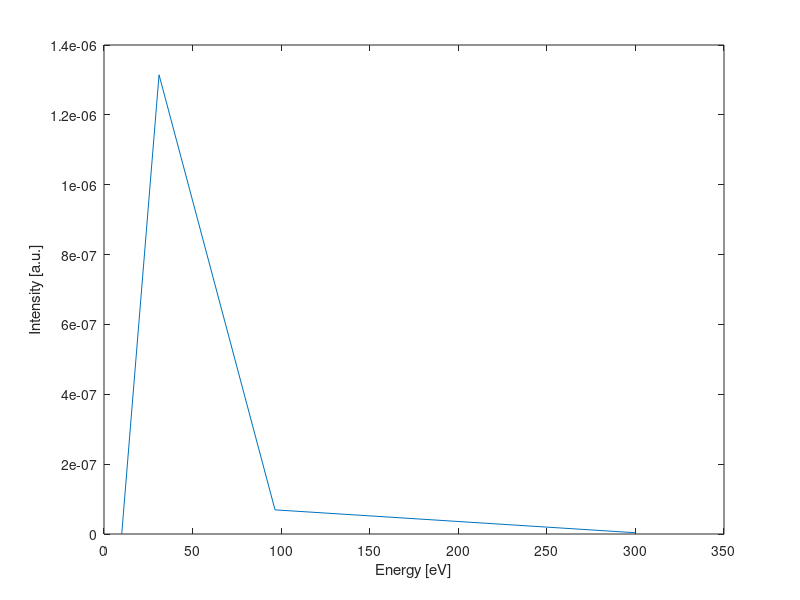

Source code (MATLAB): (Note: this script raises an error after producing the figure.)

ReconMethod = 2;

transmission_n = 4;
% Parameters
x_min = 10;
x_max = 300;

% Generate x values between 10 and 300
%x = linspace(x_min, x_max, transmission_n);
x = logspace(log10(x_min), log10(x_max), transmission_n);

% Calculate y values proportional to x^(-2)
%I_assumption = (x-6).^(-2)+0.004;%nonenergetic
%I_assumption = exp(-(x*10^(-3)));%energetic
c = 3*10^(10);
m = 9.1*10^(-28);
h = 6.63*10^(-27);
E = 4.8*10^(-10);
k = 1.38*10^(-16);
H = 4.14*10^(-15);
Z = 1;
s = 3.6;
v = 10^6;
n = 10^(20);
TA = 1000;
TB = 50;

I_assumptionA = (2^5 * pi * E^6 / (3 * c^3 * m)) * sqrt(2 * pi / (3 * m * k)) * ...
     n^2 * Z^2 * TA^(-0.5) .* exp(-h*x ./ (H * k * TA));

% % Calculate I_assumption2 where x > 0
% I_assumptionB = (16 * pi * E^6 / (sqrt(3) * c^3 * m^2)) * n^2 * Z^2 * (2 * s - 3) / (2 * s - 2) * ...
%     v^(2 * s - 3) ./ (2 * h * 1e-6 * x / (H * m)).^(s - 1);
I_assumptionB = (2^5 * pi * E^6 / (3 * c^3 * m)) * sqrt(2 * pi / (3 * m * k)) * ...
     n^2 * Z^2 * TB^(-0.5) .* exp(-h *x ./ (H * k * TB));
I_assumptionB = x.^(1-s);
% % Calculate I_assumption2 where x > 0
% I_assumption(x* p > l) = (16 * pi * E^6 / (sqrt(3) * c^3 * m^2)) * n^2 * Z^2 * (2 * s - 3) / (2 * s - 2) * ...
%     v^(2 * s - 3) ./ (2 * h * p * x( x* p > l) / (H * m)).^(s - 1);

threshold = 25;
I_assumption = I_assumptionA.*(1+exp((1*(x-threshold)))).^(-1)+ I_assumptionB.*(1+exp(-(1*(x-threshold)))).^(-1);
I_assumption = I_assumption*1e-2;

n = 10;%　n％のノイズを加える
Iwgn=awgn(I_assumption,10*log10(100/n),'measured');
%Iwgn = I; % 0%
Iwgn(Iwgn<0)=0;

% Plot the graph
figure;
plot(x, I_assumption);
% hold on;
% plot(x,I_assumptionA);
% hold on;
% plot(x,I_assumptionB);
xlabel('Energy [eV]');
ylabel('Intensity [a.u.]');
hold on;
% title('I_assumption');
% grid on;
% set(gca, 'XScale', 'log');
% set(gca, 'YScale', 'log');
% xlim([x_min x_max]);

transmissionfile = sprintf('transmission_data%d.mat',transmission_n);
if ~isfile(transmissionfile)
    transmission(transmission_n);
end
load(transmissionfile, 'transmission_matrix','means', 'U','s','v','M','K');

Ep = transmission_matrix*Iwgn.';

%I = transmission_matrix\Ep;
I = get_distribution(M,K,U,s,v,Ep, transmission_matrix, ReconMethod);

% figure; % 新しい図を作成
plot(means, I, 'o-'); % 点と線でプロット
xlabel('Energy[eV]'); % x軸のラベル
ylabel('Intensity[a.u.]'); % y軸のラベル
% title('Bremsstrahlung Intensity'); % タイトル
hold off;
grid on; % グリッドを表示
set(gca, 'XScale', 'log');
set(gca, 'YScale', 'log');
xlim([x_min x_max]);
legend('理想スペクトル', '再構成スペクトル');

I_new = interp1(x, I_assumption, means, 'linear');

differences = I_new - I;


% 平均二乗誤差 (MSE)
mse = mean(differences.^2, 'all');
disp(mse)
